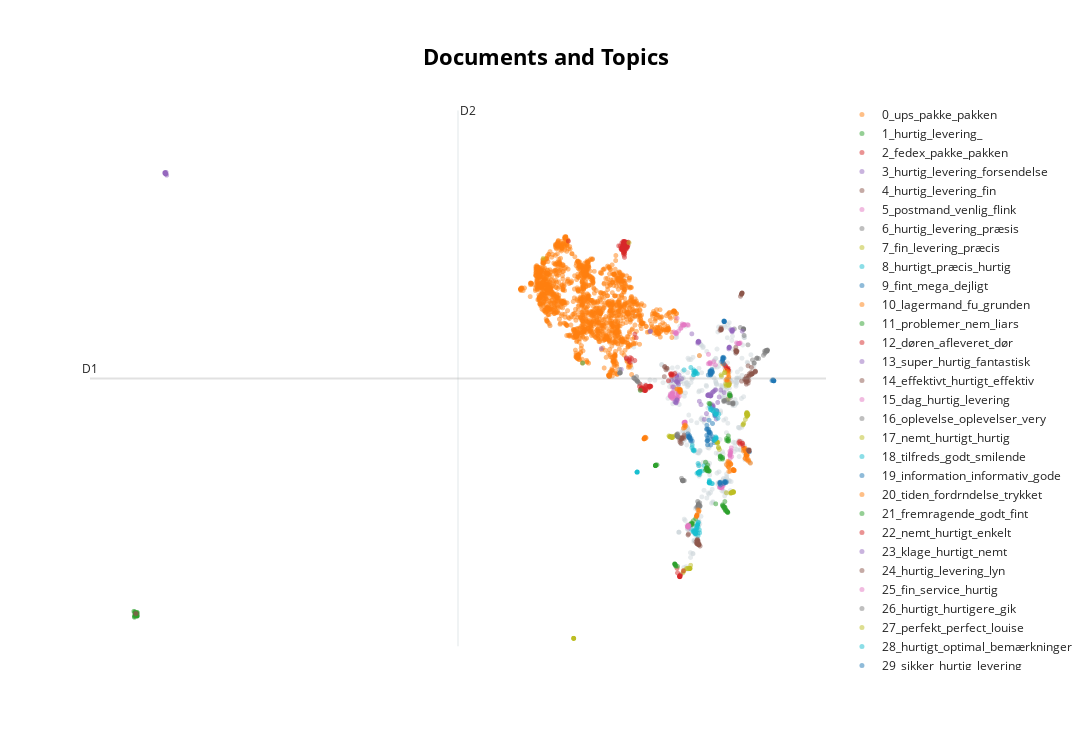

The code cell stored with this chart in its notebook:
### Code cell
topic_model.visualize_documents(docs, embeddings=embeddings, hide_annotations=True)
